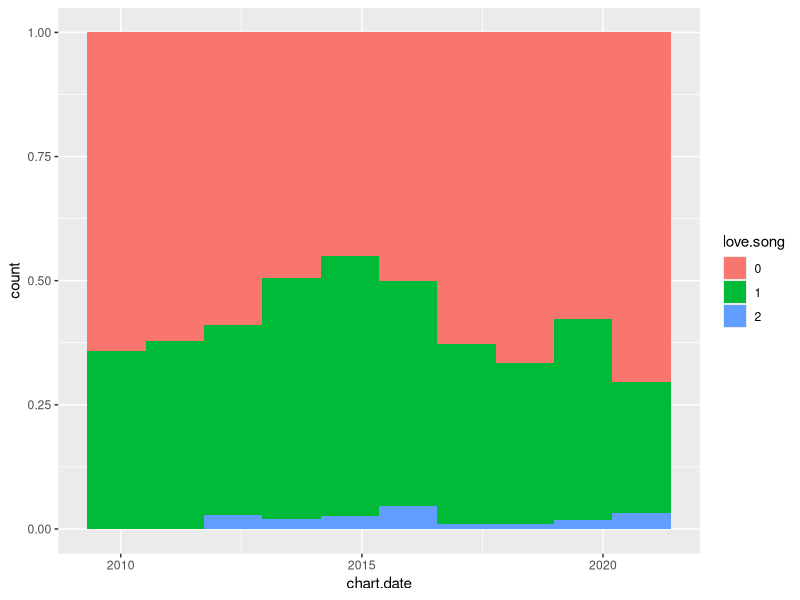
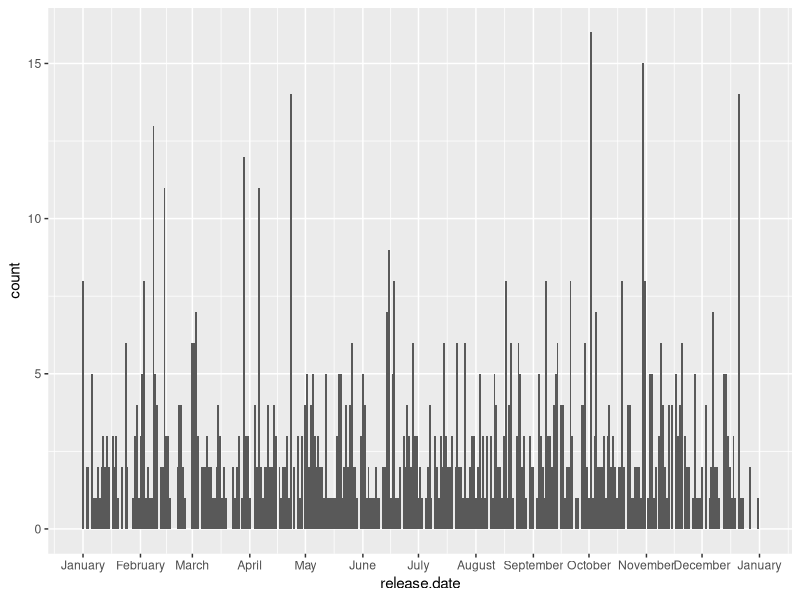
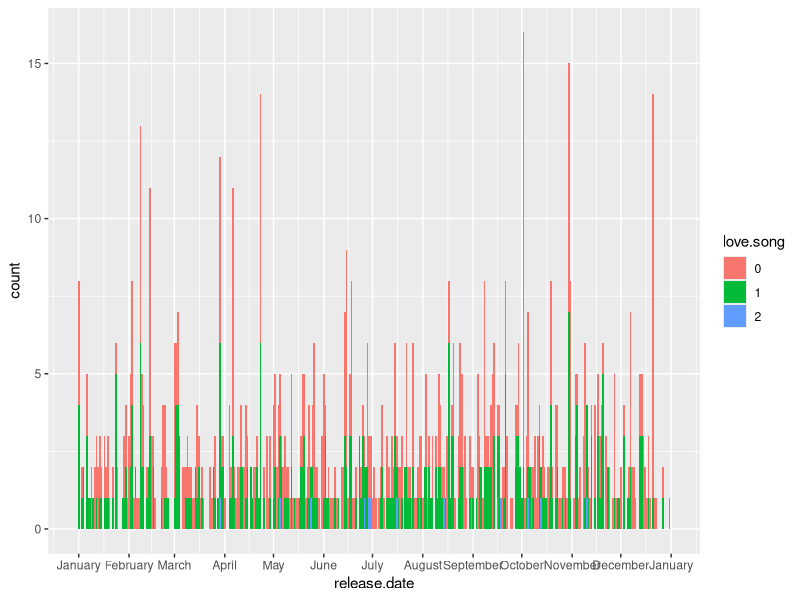
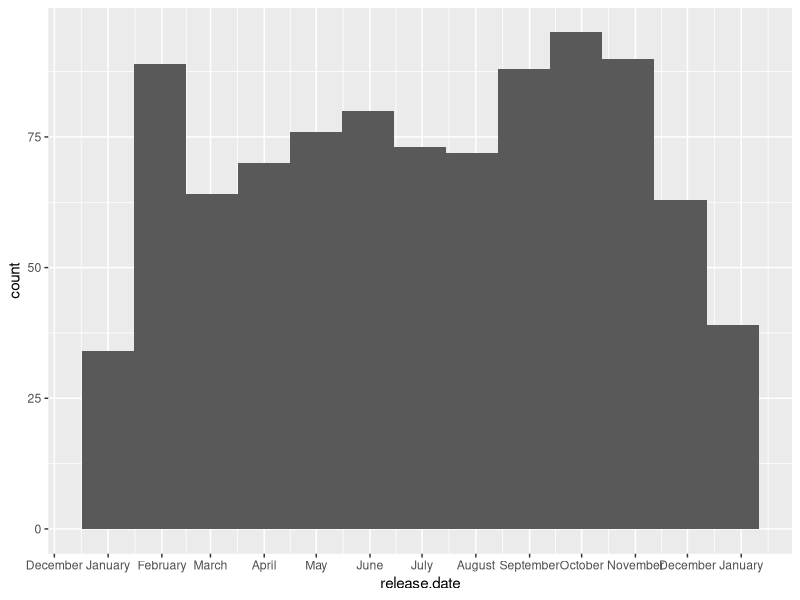
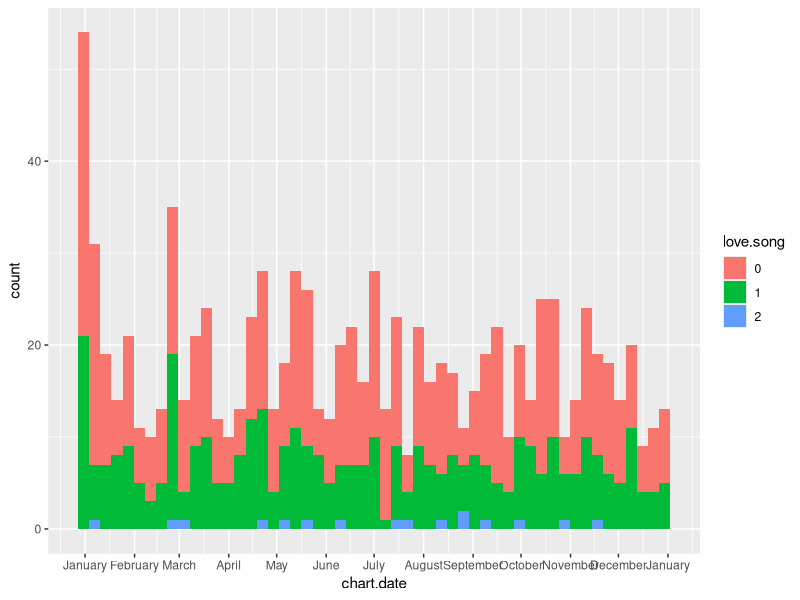
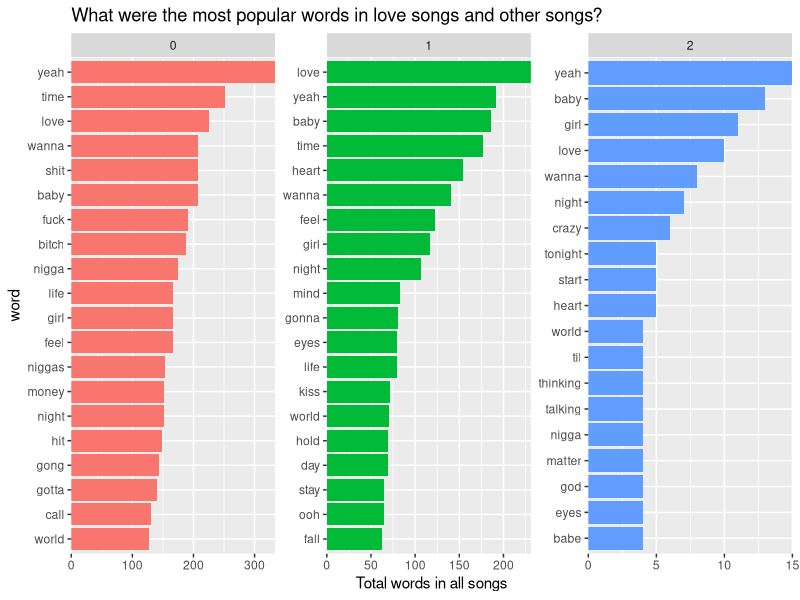

These charts were generated, in order, by the following R code:
library(tidyverse)
library(lubridate)
library(tidytext)

song.data <- read_csv("./datasets/songs_lyrics_short.csv",
                      col_names = c(
                        "album",
                        "chart.date",
                        "love.song",
                        "lyrics",
                        "release.date",
                        "song.title",
                        "artist"
                      ),
                      col_types = cols(
                        album = col_character(),
                        chart.date = col_date("%d/%m/%Y"),
                        love.song = col_factor(),
                        lyrics = col_character(),
                        release.date = col_date("%d/%m/%Y"),
                        song.title = col_character(),
                        artist = col_character()
                      ),
                      skip = 1)

view(song.data)

# Let's work on cleaning the dataset. First, 

song.data.clean <- song.data %>%
  mutate(lyrics = str_remove_all(lyrics, "\\[.+?\\]")) %>%
  mutate(lyrics = str_remove_all(lyrics, "\\(.+?\\)")) %>%
  mutate(lyrics = str_replace_all(lyrics, "â€™", "'")) %>% 
  mutate(lyrics = str_to_lower(lyrics))

view(song.data.clean)

# Function to expand contractions - Look deeper into this

FixContractions <- function(string) {
  string <- str_replace_all(string, "won't", "will not")
  string <- str_replace_all(string, "can't", "cannot")
  string <- str_replace_all(string, "n't", " not")
  string <- str_replace_all(string, "'ll", " will")
  string <- str_replace_all(string, "'re", " are")
  string <- str_replace_all(string, "'ve", " have")
  string <- str_replace_all(string, "'m", " am")
  string <- str_replace_all(string, "'d", " would")
  string <- str_replace_all(string, "n'", "ng")
  string <- str_replace_all(string, "'cause", "because")
  string <- str_replace_all(string, "it's", "it is")
  string <- str_replace_all(string, "'s", "")
  string <- str_replace_all(string, "'less", "unless")
  return(string)
}

FixContractions(song.data.clean[[6,4]])

song.data.clean[[6,4]] %>%
  FixContractions() %>%
  str_replace_all("[^a-zA-Z0-9\\- ]", " ")

# remove contractions and punctuation
song.data.clean <- song.data.clean %>%
  mutate(lyrics = lyrics %>% FixContractions() %>% str_replace_all("[^a-zA-Z0-9\\- ]", " "))

# Convert chart.dates to lubridate dates

song.data.clean <- song.data.clean %>%
  mutate(chart.date = as_date(chart.date),
         release.date = as_date(release.date))

## Exploratory data analysis
# What percentage of songs charting each year are love songs?

song.data.clean %>%
  ggplot(aes(chart.date)) +
  geom_histogram(position = "fill", aes(fill = love.song), bins = 10) # Fix the date labels, change colors

# Amongst songs that turn out to be top 100 songs in the past decade, when are they released? and 
# how many of them are love songs?

song.data.clean %>%
  filter(release.date >= date("01-01-2010")) %>%
  mutate(release.date = update(release.date, year=2010)) %>%
  ggplot(aes(release.date)) +
  geom_histogram(binwidth = (1)) +
  scale_x_date(date_labels="%B", date_breaks = "1 month")

song.data.clean %>%
  filter(release.date >= date("01-01-2010")) %>%
  mutate(release.date = update(release.date, year=2010)) %>%
  ggplot(aes(release.date)) +
  geom_histogram(aes(fill=love.song), binwidth = (1)) +
  scale_x_date(date_labels="%B", date_breaks = "1 month")

# Is it possible that releaseing songs at a particular time leads to them being more successful? Probably not.
# Let's look at the dates with the most top 100 songs:

hot.dates <- song.data.clean %>%
  count(release.date) %>%
  filter(n > 5) %>% .$release.date

song.data.clean %>%
  filter(release.date %in% hot.dates) %>% view()

# We can see that they come from largely the same artists. OK, but is there a best month to release albums?

song.data.clean %>%
  filter(release.date >= date("01-01-2010")) %>%
  mutate(release.date = update(release.date, year=2010)) %>%
  ggplot(aes(release.date)) +
  geom_histogram(binwidth = (30)) +
  scale_x_date(date_labels="%B", date_breaks = "1 month")

# For songs that end up charting on the top 100, is there any correlation between them being love songs and the 
# time of the year they first become popular? 
# Find a way to group by month!
song.data.clean %>%
  filter(chart.date > date("07-01-2010")) %>% # Take out the first week of jan 2010 because of "spillover from prev year" from last year
  mutate(chart.date = update(chart.date, year=2010)) %>%
  ggplot(aes(chart.date)) +
  geom_histogram(aes(fill=love.song), binwidth = (7)) +
  scale_x_date(date_labels="%B", date_breaks = "1 month")


# Now let's do some visualizations with the words themselves!

# Tokenization with tidy text. Now, each word is present as a row. We will use this in some models (but not all)
song.data.tidy <- song.data.clean %>%
  unnest_tokens(word, lyrics) %>%
  anti_join(stop_words) %>%
  distinct() %>%
  filter(nchar(word) >= 3)

# The most popular words, depending on whether they are love songs or not

popular.words <- song.data.tidy %>%
  group_by(love.song) %>%
  count(word, love.song, sort=TRUE) %>%
  mutate(word = reorder_within(word, n, love.song)) %>%
  filter(rank(desc(n)) <= 20)


popular.words %>% view()

popular.words %>%
  ggplot(aes(word, n, fill = love.song)) +
  geom_col(show.legend = FALSE) +
  facet_wrap(~love.song, scales = "free") +
  coord_flip() +
  scale_x_reordered() + 
  scale_y_continuous(expand = c(0,0)) +
  labs(y = "Total words in all songs",
       title = "What were the most popular words in love songs and other songs?")

# We see alot of words like n***a in the non-love songs - It's probably because rap music tends to be much
# more verbose, resulting in them being overrepresented here. To compensate for this, we can instead use
# a metric like word DENSITY per each song.

# Work on that next!!
